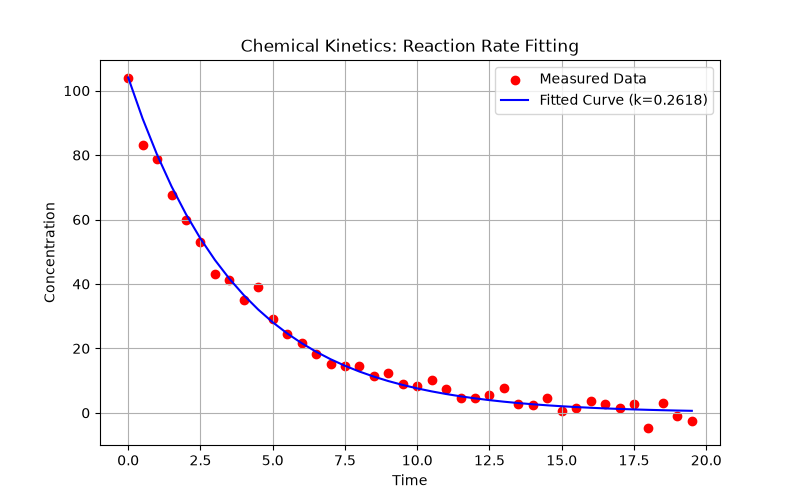

The Python source for this figure:
import pandas as pd
import numpy as np
import matplotlib.pyplot as plt
from scipy.optimize import minimize

data = pd.read_csv("kinetics.csv")
t = data["time"].values
C_measured = data["concentration"].values
C0 = C_measured[0]

# 2. Define total error function
def total_error(k):
    C_model = C0 * np.exp(-k * t)
    return np.sum((C_measured - C_model)**2)

# 3. Minimize with SLSQP
res = minimize(total_error, x0=0.5, method="SLSQP", bounds=[(0, 5)])
fitted_k = res.x[0]

print(f"Fitted rate constant k ≈ {fitted_k:.4f}")

# 4. Plot data and fitted curve
plt.figure(figsize=(8, 5))
plt.scatter(t, C_measured, color="red", label="Measured Data")
plt.plot(t, C0 * np.exp(-fitted_k * t), label=f"Fitted Curve (k={fitted_k:.4f})", color="blue")
plt.xlabel("Time")
plt.ylabel("Concentration")
plt.title("Chemical Kinetics: Reaction Rate Fitting")
plt.legend()
plt.grid(True)
plt.savefig("kinetics.png")
plt.close()
print("Saved kinetics.png")
